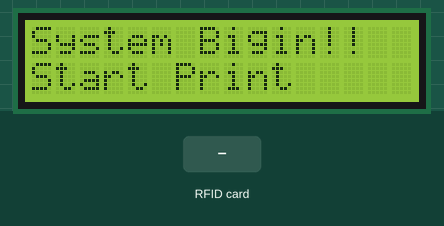
Bench run of a sketch on a simulated Arduino Uno, built with avr-gcc and run on an emulated ATmega328P. On the bench: 16×2 character LCD. The inputs (shaded band) are chosen by the test bench. What the sketch prints to the serial monitor is not drawn.

Above: at 2.7 s.
At 5.8 s:
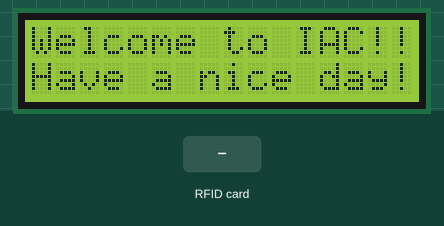
5.9 s: RFID card 5E 7A 19 C4 held to the reader
At 7.4 s:
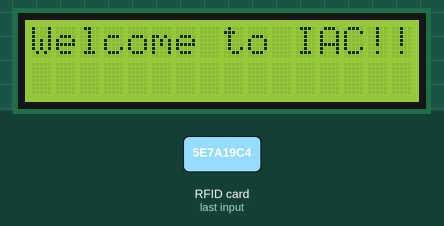

Measured:
- what the display in image 0 shows lasts 2.1 s, from 2.6 s to 4.7 s
- what the display in image 2 shows lasts 1.0 s, from 6.7 s to 7.7 s

The sketch:

FreeRTOS_TwoTasks.ino
```cpp
#include <Arduino_FreeRTOS.h>

// RFID Read
/*
* Read a card using a mfrc522 reader on your SPI interface
* Pin layout should be as follows (on Arduino Uno):
* MOSI: Pin 11 / ICSP-4
* MISO: Pin 12 / ICSP-1
* SCK: Pin 13 / ISCP-3
* SS: Pin 10
* RST: Pin 9
*/

#include <SPI.h>
#include <RFID.h>

#define SS_PIN 10
#define RST_PIN 9

RFID rfid(SS_PIN,RST_PIN);

int serNum[5];

// LCD Print
#include <Wire.h>
#include <LiquidCrystal_I2C.h>

// Set the pins on the I2C chip used for LCD connections:
//                    addr, en,rw,rs,d4,d5,d6,d7,bl,blpol
LiquidCrystal_I2C lcd(0x27, 2, 1, 0, 4, 5, 6, 7, 3, POSITIVE);

// define two tasks for LCDAd & RFIDRead
void TaskLCDAd( void *pvParameters );
void TaskRFIDRead( void *pvParameters );

// the setup function runs once when you press reset or power the board
void setup() {

  // initialize serial communication at 9600 bits per second:
  Serial.begin(9600);
  // initialize SPI & RFID
  SPI.begin();
  rfid.init();
  // initialize LCD
  lcd.begin(16, 2);
  for(int i = 0; i < 3; i++)
  {
    lcd.backlight(); // Open Backlight
    delay(250);
    lcd.noBacklight(); // Close Backlight
    delay(250);
  }
  lcd.backlight();

  // System Bigin
  lcd.setCursor(0, 0);
  lcd.print("System Bigin!!");
  //lcd.print("Welcome to IAC!!");
  delay(1000);
  lcd.setCursor(0, 1); // 設定游標位置在第二行行首
  lcd.print("Start Print");
  delay(2000);
  lcd.clear();

  while (!Serial) {
    ; // wait for serial port to connect. Needed for native USB, on LEONARDO, MICRO, YUN, and other 32u4 based boards.
  }

  // Now set up two tasks to run independently.
  xTaskCreate(
    TaskLCDAd
    ,  (const portCHAR *)"LCDAd"   // A name just for humans
    ,  128  // This stack size can be checked & adjusted by reading the Stack Highwater
    ,  NULL
    ,  2  // Priority, with 3 (configMAX_PRIORITIES - 1) being the highest, and 0 being the lowest.
    ,  NULL );

  xTaskCreate(
    TaskRFIDRead
    ,  (const portCHAR *) "RFIDRead"
    ,  128  // Stack size
    ,  NULL
    ,  1  // Priority
    ,  NULL );

  // Now the task scheduler, which takes over control of scheduling individual tasks, is automatically started.
}

void loop()
{
  // Empty. Things are done in Tasks.
}

/*--------------------------------------------------*/
/*---------------------- Tasks ---------------------*/
/*--------------------------------------------------*/

void TaskLCDAd(void *pvParameters)  // This is a task.
{
  (void) pvParameters;

  for (;;) // A Task shall never return or exit.
  {
    lcd.clear();
    lcd.setCursor(0, 0);
    lcd.print("Welcome to IAC!!");
    vTaskDelay( 1000 / portTICK_PERIOD_MS );
    lcd.setCursor(0, 1);
    lcd.print("Have a nice day!");
    vTaskDelay( 1000 / portTICK_PERIOD_MS );
  }
}

void TaskRFIDRead(void *pvParameters)  // This is a task.
{
  (void) pvParameters;

  int count;
  int pass;
  int checkNum[5] = {243, 220, 113, 154, 196};

  for(;;)
  {
    pass = 0;
    if(rfid.isCard())
    {
      if(rfid.readCardSerial())
      {
        for(count = 0; count < 5; count ++)
        {
          Serial.print(rfid.serNum[count],DEC);
          Serial.print(" ");
          if(rfid.serNum[count] == checkNum[count])
          {
            pass = pass + 1;
          }
        }
        Serial.println("");

        /* If I use lcd print here,
         * it might be a problem that though the messages are printed,
         * they covered each other soon, never being completed.
         * Therefore, I need Interrupt.
         */
        if(pass == 5)
        {
          Serial.println("Welcome Joshua");
        }
      }
    }
    rfid.halt();
    //vTaskDelay( 1000 / portTICK_PERIOD_MS );
  }
}
```
